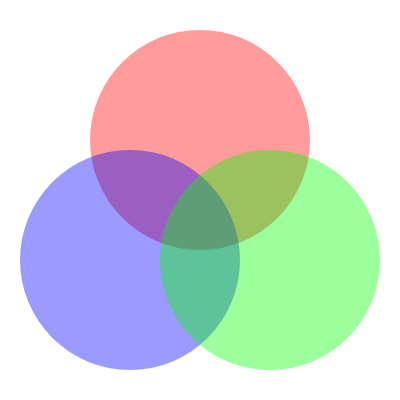
Frame 1 (no input)
Frame 60 (no input): identical to frame 1, image omitted
Frame 120 (the mouse pressed at the canvas centre since frame 60): identical to frame 1, image omitted

The p5.js sketch that drew this single still picture (run headless with seeded random() and noise() and a simulated clock; from frame 60 on, the mouse is pressed at the canvas centre):

// p5.js sketch
// ── sketch.js
function setup() {
  createCanvas(400, 400);
}

function draw() {
  background(300);
  let c = color(255, 0, 0, 100);
  fill(c);
  noStroke();
  ellipse(200, 140, 220, 220);

  c = color(0, 0, 255, 100);
  fill(c);
  noStroke();
  ellipse(130, 260, 220, 220);

  c = color(0, 255, 0, 100);
  fill(c);
  noStroke();
  ellipse(270, 260, 220, 220);
  
}
